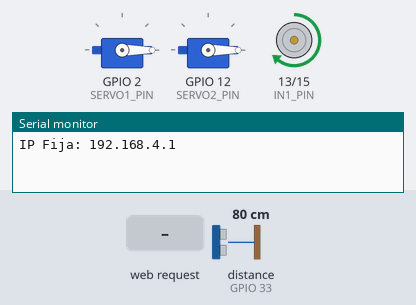
Recording of a sketch running on a simulated ESP32. On the bench: 2 × servo, motor-driver pin pairs drawn as motors (green arrow = first pin HIGH = forward, orange = second pin HIGH = backward, longer = more drive, scaled by the enable pin), the last lines printed to the serial monitor. Wiring (inferred from the names in the program): ultrasonic range finder: trigger GPIO 32; echo GPIO 33; 2 × servo: signal GPIO 2 / signal GPIO 12. The inputs (shaded band) are chosen by the test bench; at power-on: distance to the obstacle (sensor on GPIO 33) 80 cm. The echo pulse lasts 58.3 µs per cm; the camera gives no picture; servo pulses on a pin are drawn as a servo (544–2400 µs = 0–180°).

Above: at 1.7 s.
1.8 s: distance to the obstacle (sensor on GPIO 33) set to 13 cm
3.3 s: distance to the obstacle (sensor on GPIO 33) set to 10 cm
At 3.6 s:
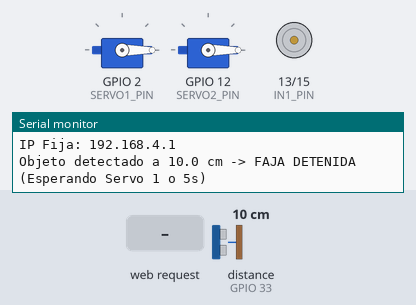
4.8 s: HTTP request GET /abrir received
At 5.8 s:
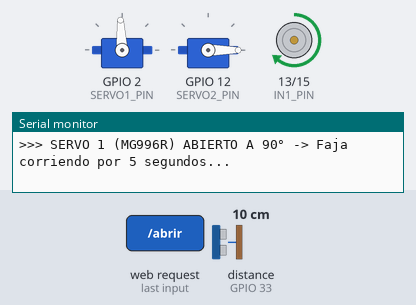
At 15.6 s:
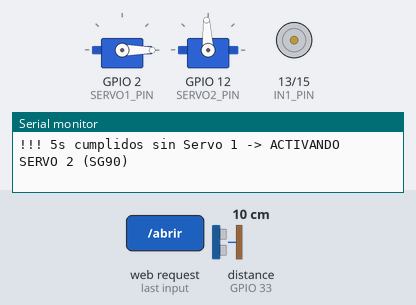
Timing chart, 0 to 28.3 s (numbered marks = the images above; inputs shaded):
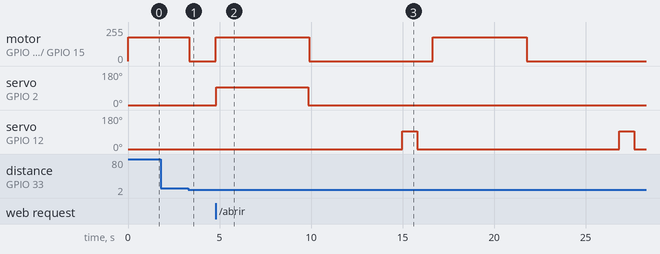

Measured:
- the behaviour switches between 12 and 11 cm on distance to the obstacle (sensor on GPIO 33) (found by bisection; images 0 and 1)
- after the input at 1.8 s, every drawn part: stays the same
- after the input at 3.3 s, motor on GPIO 13 (IN1_PIN) / GPIO 15 (IN2_PIN): forward 179/255 → stopped after 0.05 s
- after the input at 4.8 s, servo on GPIO 2 (SERVO1_PIN): 0° → 93° at once, → 0° 5.0 s later
- by itself, servo on GPIO 12 (SERVO2_PIN): alternates 93° for 0.83 s and 0° for 11.0 s

The sketch:

proyecto.ino
```cpp
#include "esp_camera.h"
#include <WiFi.h>
#include <WebServer.h>
#include "esp_http_server.h"

// 1. RED WI-FI PROPIA DEL ESP32 (Access Point)
const char* ap_ssid = "Banda_Control_Calidad";
const char* ap_pass = "12345678";

// 2. PINES DE CÁMARA ESP32-WROVER-KIT
#define PWDN_GPIO_NUM    -1
#define RESET_GPIO_NUM   -1
#define XCLK_GPIO_NUM    21
#define SIOD_GPIO_NUM    26
#define SIOC_GPIO_NUM    27
#define Y9_GPIO_NUM      35
#define Y8_GPIO_NUM      34
#define Y7_GPIO_NUM      39
#define Y6_GPIO_NUM      36
#define Y5_GPIO_NUM      19
#define Y4_GPIO_NUM      18
#define Y3_GPIO_NUM       5
#define Y2_GPIO_NUM       4
#define VSYNC_GPIO_NUM   25
#define HREF_GPIO_NUM    23
#define PCLK_GPIO_NUM    22

// 3. PINES DE ACTUADORES Y SENSOR ULTRASÓNICO
const int SERVO1_PIN = 2;    // IO2  -> Servo 1 MG996R (Compuerta principal)
const int SERVO2_PIN = 12;   // IO12 -> Servo 2 SG90 (Actuador auxiliar de respaldo)

const int ENA_PIN    = 14;   // IO14 -> Velocidad L298N
const int IN1_PIN    = 13;   // IO13 -> Giro L298N
const int IN2_PIN    = 15;   // IO15 -> Giro L298N
const int MOTOR_CH   = 14;

const int TRIG_PIN   = 32;   // IO32 -> TRIG HC-SR04
const int ECHO_PIN   = 33;   // IO33 -> ECHO HC-SR04 (con divisor de voltaje)

// Parámetros calibrables
const float DISTANCIA_DETECCION_CM = 12.0;
const int VELOCIDAD_FAJA = 180;
const unsigned long TIEMPO_ESPERA_MAX_MS = 5000;      // 5s esperando decisión de cámara
const unsigned long TIEMPO_DESPACHO_SERVO1_MS = 5000; // 5s corriendo faja con Servo 1 abierto a 90°

// Control independiente de ambos servos (sin temblor)
volatile int pulsoServo1Us = 500;
volatile int pulsosRestantes1 = 28;

volatile int pulsoServo2Us = 500;
volatile int pulsosRestantes2 = 28;

// Estados del ciclo:
// 0 = Faja avanzando buscando objeto
// 1 = Objeto detectado (Faja detenida esperando Servo 1 o timeout de 5s)
// 2 = Ejecutando movimiento completo del Servo 2 (SG90)
// 3 = Despachando caja con Servo 1 abierto a 90° y faja corriendo durante 5 segundos
int estadoFaja = 0;
unsigned long tiempoDetencion = 0;
unsigned long tiempoAccionSG90 = 0;
unsigned long tiempoInicioDespacho = 0;
int faseSG90 = 0;

WebServer server(80);
httpd_handle_t stream_httpd = NULL;

// --- TAREA DEDICADA PARA AMBOS SERVOS ---
void tareaServos(void * parameter) {
  pinMode(SERVO1_PIN, OUTPUT);
  pinMode(SERVO2_PIN, OUTPUT);
  digitalWrite(SERVO1_PIN, LOW);
  digitalWrite(SERVO2_PIN, LOW);

  while (true) {
    if (pulsosRestantes1 > 0) {
      int p1 = pulsoServo1Us;
      digitalWrite(SERVO1_PIN, HIGH);
      delayMicroseconds(p1);
      digitalWrite(SERVO1_PIN, LOW);
      pulsosRestantes1--;
    }
    if (pulsosRestantes2 > 0) {
      int p2 = pulsoServo2Us;
      digitalWrite(SERVO2_PIN, HIGH);
      delayMicroseconds(p2);
      digitalWrite(SERVO2_PIN, LOW);
      pulsosRestantes2--;
    }
    vTaskDelay(pdMS_TO_TICKS(18));
  }
}

void moverFaja(bool encender) {
  if (encender) {
    digitalWrite(IN1_PIN, HIGH);
    digitalWrite(IN2_PIN, LOW);
    ledcWrite(MOTOR_CH, VELOCIDAD_FAJA);
  } else {
    digitalWrite(IN1_PIN, LOW);
    digitalWrite(IN2_PIN, LOW);
    ledcWrite(MOTOR_CH, 0);
  }
}

void moverServo1(int us) {
  pulsoServo1Us = us;
  pulsosRestantes1 = 28;
}

void moverServo2(int us) {
  pulsoServo2Us = us;
  pulsosRestantes2 = 28;
}

float medirDistanciaCm() {
  digitalWrite(TRIG_PIN, LOW);
  delayMicroseconds(2);
  digitalWrite(TRIG_PIN, HIGH);
  delayMicroseconds(10);
  digitalWrite(TRIG_PIN, LOW);
  long duracion = pulseIn(ECHO_PIN, HIGH, 20000);
  if (duracion == 0) return 999.0;
  return (duracion * 0.0343) / 2.0;
}

// --- STREAM DE VIDEO MJPEG (Puerto 81) ---
static esp_err_t stream_handler(httpd_req_t *req) {
  camera_fb_t * fb = NULL;
  esp_err_t res = ESP_OK;
  char part_buf[64];
  res = httpd_resp_set_type(req, "multipart/x-mixed-replace;boundary=frame");
  if (res != ESP_OK) return res;

  while (true) {
    fb = esp_camera_fb_get();
    if (!fb) {
      res = ESP_FAIL;
    } else {
      size_t hlen = snprintf(part_buf, 64, "Content-Type: image/jpeg\r\nContent-Length: %u\r\n\r\n", fb->len);
      res = httpd_resp_send_chunk(req, "--frame\r\n", 9);
      if (res == ESP_OK) res = httpd_resp_send_chunk(req, part_buf, hlen);
      if (res == ESP_OK) res = httpd_resp_send_chunk(req, (const char *)fb->buf, fb->len);
      if (res == ESP_OK) res = httpd_resp_send_chunk(req, "\r\n", 2);
      esp_camera_fb_return(fb);
    }
    if (res != ESP_OK) break;
  }
  return res;
}

void iniciarStream() {
  httpd_config_t config = HTTPD_DEFAULT_CONFIG();
  config.server_port = 81;
  config.ctrl_port = 32769;
  httpd_uri_t stream_uri = { .uri = "/stream", .method = HTTP_GET, .handler = stream_handler, .user_ctx = NULL };
  if (httpd_start(&stream_httpd, &config) == ESP_OK) {
    httpd_register_uri_handler(stream_httpd, &stream_uri);
  }
}

void setup() {
  Serial.begin(115200);

  pinMode(TRIG_PIN, OUTPUT);
  pinMode(ECHO_PIN, INPUT);

  xTaskCreatePinnedToCore(tareaServos, "ServosTask", 2048, NULL, 2, NULL, 0);

  pinMode(IN1_PIN, OUTPUT);
  pinMode(IN2_PIN, OUTPUT);
  ledcSetup(MOTOR_CH, 1000, 8);
  ledcAttachPin(ENA_PIN, MOTOR_CH);

  moverServo1(500); // MG996R en 0°
  moverServo2(500); // SG90 en 0°
  moverFaja(true);  // Faja en marcha

  camera_config_t config;
  config.ledc_channel = LEDC_CHANNEL_0;
  config.ledc_timer = LEDC_TIMER_0;
  config.pin_d0 = Y2_GPIO_NUM;
  config.pin_d1 = Y3_GPIO_NUM;
  config.pin_d2 = Y4_GPIO_NUM;
  config.pin_d3 = Y5_GPIO_NUM;
  config.pin_d4 = Y6_GPIO_NUM;
  config.pin_d5 = Y7_GPIO_NUM;
  config.pin_d6 = Y8_GPIO_NUM;
  config.pin_d7 = Y9_GPIO_NUM;
  config.pin_xclk = XCLK_GPIO_NUM;
  config.pin_pclk = PCLK_GPIO_NUM;
  config.pin_vsync = VSYNC_GPIO_NUM;
  config.pin_href = HREF_GPIO_NUM;
  config.pin_sccb_sda = SIOD_GPIO_NUM;
  config.pin_sccb_scl = SIOC_GPIO_NUM;
  config.pin_pwdn = PWDN_GPIO_NUM;
  config.pin_reset = RESET_GPIO_NUM;
  config.xclk_freq_hz = 20000000;
  config.pixel_format = PIXFORMAT_JPEG;
  config.frame_size = FRAMESIZE_QVGA;
  config.jpeg_quality = 12;
  config.fb_count = 2;

  if (esp_camera_init(&config) != ESP_OK) {
    Serial.println("Error iniciando camara");
    return;
  }

  WiFi.mode(WIFI_AP);
  WiFi.softAP(ap_ssid, ap_pass);
  delay(200);
  Serial.print("IP Fija: "); Serial.println(WiFi.softAPIP());

  // Python consulta si la faja está detenida esperando análisis
  server.on("/estado", []() {
    if (estadoFaja == 1) {
      server.send(200, "text/plain", "INSPECCIONAR");
    } else {
      server.send(200, "text/plain", "MOVIENDO");
    }
  });

  // Python detectó rectángulo válido -> Abre Servo 1 a 90° y corre faja 5 segundos
  server.on("/abrir", []() {
    if (estadoFaja == 1) {
      Serial.println(">>> SERVO 1 (MG996R) ABIERTO A 90° -> Faja corriendo por 5 segundos...");
      moverServo1(1500); // Gira a 90°
      moverFaja(true);   // Arranca faja
      estadoFaja = 3;
      tiempoInicioDespacho = millis();
    }
    server.send(200, "text/plain", "OK_ABRIR");
  });

  server.begin();
  iniciarStream();
}

void loop() {
  server.handleClient();

  static unsigned long ultimaLectura = 0;
  if (millis() - ultimaLectura > 80) {
    ultimaLectura = millis();
    float dist = medirDistanciaCm();

    // ESTADO 0: Faja avanzando hasta que el HC-SR04 detecte el objeto
    if (estadoFaja == 0 && dist > 1.0 && dist <= DISTANCIA_DETECCION_CM) {
      Serial.printf("Objeto detectado a %.1f cm -> FAJA DETENIDA (Esperando Servo 1 o 5s)\n", dist);
      moverFaja(false);
      tiempoDetencion = millis();
      estadoFaja = 1;
    }

    // ESTADO 1: Faja detenida esperando orden /abrir para Servo 1.
    // Si pasan 5 segundos sin que Servo 1 se mueva -> Activa Servo 2 (SG90)
    else if (estadoFaja == 1) {
      if (millis() - tiempoDetencion >= TIEMPO_ESPERA_MAX_MS) {
        Serial.println("!!! 5s cumplidos sin Servo 1 -> ACTIVANDO SERVO 2 (SG90)");
        moverServo2(1500); // SG90 gira a 90°
        tiempoAccionSG90 = millis();
        faseSG90 = 1;
        estadoFaja = 2;
      }
    }

    // ESTADO 2: Ejecutando recorrido completo del SG90 antes de reiniciar el ciclo
    else if (estadoFaja == 2) {
      if (faseSG90 == 1 && (millis() - tiempoAccionSG90 >= 800)) {
        moverServo2(500); // SG90 regresa a 0°
        tiempoAccionSG90 = millis();
        faseSG90 = 2;
      }
      else if (faseSG90 == 2 && (millis() - tiempoAccionSG90 >= 800)) {
        Serial.println("<<< SG90 termino su movimiento -> Reanudando faja por 5s para reiniciar ciclo");
        moverFaja(true);
        tiempoInicioDespacho = millis();
        estadoFaja = 3;
      }
    }

    // ESTADO 3: Faja corriendo durante 5 segundos con Servo 1 activado en 90°.
    // Al cumplirse los 5 segundos, regresa el servo a 0° y reinicia el ciclo.
    else if (estadoFaja == 3) {
      if (millis() - tiempoInicioDespacho >= TIEMPO_DESPACHO_SERVO1_MS) {
        Serial.println("=== 5s COMPLETADOS: Cerrando Servo 1 (0°) y reiniciando ciclo ===");
        moverServo1(500); // Regresa Servo 1 a 0°
        moverServo2(500); // Asegura Servo 2 en 0°
        estadoFaja = 0;   // Reinicia ciclo (faja sigue avanzando buscando el siguiente objeto)
      }
    }
  }
  delay(5);
}
```
